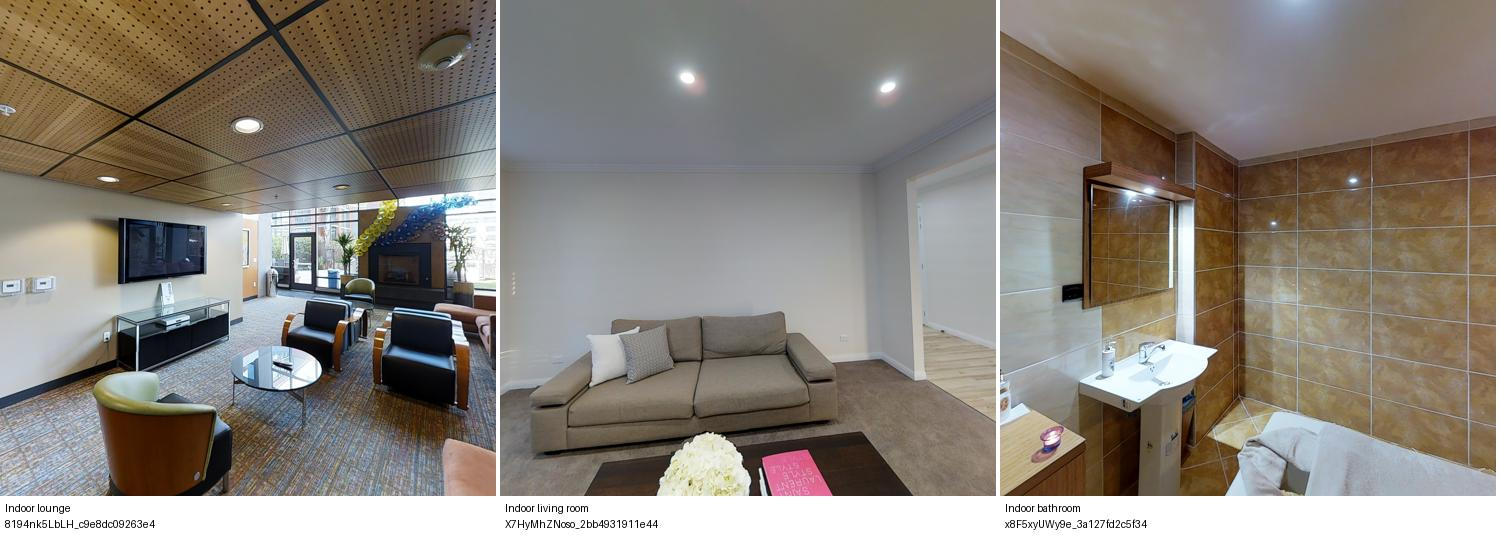
#> input picture world_pipeline/completion/indoor_val3_selected.jpg, 1500 x 540 px
$ python -i audit_global_world_observation.py   (imports and definitions only)
#> lines starting #> are read from the running program, lines starting #| are printed output that depends on the picture
"""Read-only CPU forensics for saved observations/worlds; no inference or cleaning.

Statistical flags are review cues, not automated object existence decisions.
Per-scene visual notes below document manual inspection of the five saved RGBs.
No corrected G_obs or accepted world is produced by this audit.
"""
import argparse
from collections import Counter,defaultdict
from html import escape
import json
import os
from pathlib import Path
import shutil

from PIL import Image,ImageDraw

from ..common import read,write,sha

NOTES = {
 '8194nk5LbLH_c9e8dc09263e4d0da77d16de0ecddd39':
  '45条记录中28条是outlet。obs_018–044沿同一窄竖条延续到地毯底部；末两条完全重复。原图不支持这串插座。obs_017是墙上的可见插座，不能因同类误检而一并删除。',
 'X7HyMhZNoso_2bb4931911e4412cb51f6437a82c5b6c':
  '8条主要实例与图像大体对应，没有等候区那种序列式膨胀。它的全部世界候选仍失败，说明下游失败不能统统归因于观测数量。',
 'x8F5xyUWy9e_3a127fd2c5f34d978cba253145dae7d6':
  '未见同类长序列。浴缸等大件及towel框的实例边界需要复核；soap dish小框也需局部证据。7条并非人工确认的真值数量。',
 'zsNo4HB9uLZ_ead481533f834704bd489d3d44b6a03a':
  '19条包含6个枕头、2个床头柜、2盏灯、2个画框等，数量多本身不足以判错；需要检查小物体身份与三维几何，不能按数量上限压缩。',
 '8194nk5LbLH_ae91518ed77047b3bdeeca864cd04029':
  'obs_009与obs_010是同一远端吧凳的整体/局部框，后者完全包含于前者。前景裁切吧凳的覆盖也需核对；记录条数不能代替实例身份验收。'
}


def overlap(a,b):
    inter=max(0,min(a[2],b[2])-max(a[0],b[0]))*max(0,min(a[3],b[3])-max(a[1],b[1]))
    aa=(a[2]-a[0])*(a[3]-a[1]);bb=(b[2]-b[0])*(b[3]-b[1])
    return dict(iou=inter/(aa+bb-inter),intersection_over_smaller=inter/min(aa,bb),exact=a==b)


def run(source,out):
    source=Path(source).resolve();out=Path(out).resolve();out.mkdir(parents=True,exist_ok=False)
    assets=out/'assets';assets.mkdir();tracked={};scenes=[];cards=[];all_worlds=[]
    def load(path):
        path=Path(path);tracked[str(path)]=sha(path);return read(path)
    def href(path):return os.path.relpath(Path(path).resolve(),out)
    suite=load(source/'suite.json')
    for s in suite['scenes']:
        scene=source/'scenes'/s['id'];obs=scene/'observation';comp=scene/'completion'
        two=load(obs/'qwen/observer2d/G_2d.json');three=load(obs/'qwen/observer3d/G_obs.json')
        native=load(obs/'qwen/observer3d/native_boxes.json');semantic=load(obs/'qwen/observer2d/semantic_audit.json')
        row=dict(scene=s['id'],objects=len(two['objects']),categories=dict(Counter(o['raw_category'] for o in two['objects'])),
            visual_review_note=NOTES.get(s['id'],'Not manually inspected'),nested_same_category=[],same_x_strips=[])
        imported=load(obs/'imported_observation.json') if (obs/'imported_observation.json').exists() else None
        if imported:
            origin=Path(imported['source']);row['imported_from']=str(origin)
            row['same_2d_bytes']=sha(origin/'qwen/observer2d/G_2d.json')==sha(obs/'qwen/observer2d/G_2d.json')
            row['same_3d_bytes']=sha(origin/'qwen/observer3d/G_obs.json')==sha(obs/'qwen/observer3d/G_obs.json')
        objects=two['objects'];groups=defaultdict(list)
        for i,o in enumerate(objects):
            b=o['bbox2d_visible_xyxy_norm']['value'];groups[(o['raw_category'],b[0],b[2])].append(o)
            for previous in objects[:i]:
                if previous['raw_category']!=o['raw_category']:continue
                metric=overlap(previous['bbox2d_visible_xyxy_norm']['value'],b)
                if metric['intersection_over_smaller']>=.95:
                    row['nested_same_category'].append(dict(ids=[previous['track_id'],o['track_id']],category=o['raw_category'],**metric))
        suspicious=set()
        for (category,x0,x1),members in groups.items():
            if len(members)<5:continue
            ids=[o['track_id'] for o in members];suspicious.update(ids)
            row['same_x_strips'].append(dict(category=category,x_interval=[x0,x1],ids=ids,count=len(ids),
                unique_boxes=len({tuple(o['bbox2d_visible_xyxy_norm']['value']) for o in members}),
                scope='statistical_review_flag_not_automatic_rejection'))
        vals=sorted(v['prompt_prediction_iou'] for v in native)
        row['prompt_prediction_iou']=dict(minimum=min(vals) if vals else None,median=vals[len(vals)//2] if vals else None,
            zero=sum(v==0 for v in vals),below_half=sum(v<.5 for v in vals),
            interpretation='prompt_prediction_agreement; not_independent_object_existence_evidence')
        row['upstream_semantic_audit']=semantic
        sid=s['id'];image_path=obs/'input.png';tracked[str(image_path)]=sha(image_path)
        with Image.open(image_path) as im:image=im.convert('RGB')
        for original,label in [(image_path,'rgb'),(obs/'qwen/observer2d/boxes2d.png','boxes2d'),
                               (obs/'views/local_projection.png','boxes3d')]:
            if original.exists():shutil.copyfile(original,assets/(sid+'_'+label+'.png'))
        card='<article><h2>'+escape(sid)+'</h2><p>'+escape(row['visual_review_note'])+'</p>'
        card+='<p>模型记录 '+str(row['objects'])+'；类别 '+escape(json.dumps(row['categories'],ensure_ascii=False))+'</p>'
        card+='<div class="grid"><figure>原图<img src="assets/'+sid+'_rgb.png"></figure><figure>保存的二维预测<img src="assets/'+sid+'_boxes2d.png"></figure></div>'
        if suspicious:
            marked=image.copy();draw=ImageDraw.Draw(marked)
            for o in objects:
                b=o['bbox2d_visible_xyxy_norm']['value'];box=[b[0]*image.width,b[1]*image.height,b[2]*image.width,b[3]*image.height]
                draw.rectangle(box,outline='#cf263a' if o['track_id'] in suspicious else '#777777',width=2)
            marked.save(assets/(sid+'_strip.png'))
            card+='<p>红色：同x坐标的重复类别序列，仅作诊断标记；没有自动删除或导出新观测。</p><img class="medium" src="assets/'+sid+'_strip.png">'
            crop_ids=['obs_017','obs_018','obs_021','obs_028','obs_035','obs_043']
            card+='<div class="crops">'
            for oid in crop_ids:
                o=next((o for o in objects if o['track_id']==oid),None)
                if o is None:continue
                b=o['bbox2d_visible_xyxy_norm']['value'];p=[b[0]*image.width,b[1]*image.height,b[2]*image.width,b[3]*image.height]
                pad=40;l=max(0,int(p[0]-pad));t=max(0,int(p[1]-pad));r=min(image.width,int(p[2]+pad));bottom=min(image.height,int(p[3]+pad))
                crop=image.crop((l,t,r,bottom));d=ImageDraw.Draw(crop);d.rectangle((p[0]-l,p[1]-t,p[2]-l,p[3]-t),outline='#e02030',width=2)
                crop=crop.resize((crop.width*3,crop.height*3),Image.Resampling.LANCZOS)
                name=sid+'_'+oid+'_crop.png';crop.save(assets/name)
                card+='<figure><figcaption>'+escape(oid+' '+o['raw_category'])+'</figcaption><img src="assets/'+name+'"></figure>'
            card+='</div>'
            # A coordinate-envelope ablation, not a cleaned observation graph.
            remaining=[o for o in three['objects'] if o['track_id'] not in suspicious]
            def bottom(o):return o['center_local_m']['value'][1]-o['size_aabb_local_m']['value'][1]/2
            full_min=min(three['objects'],key=bottom);other_min=min(remaining,key=bottom)
            row['envelope_bottom_ablation']=dict(full_bottom_id=full_min['track_id'],full_bottom_m=bottom(full_min),
                without_flagged_strip_bottom_id=other_min['track_id'],without_flagged_strip_bottom_m=bottom(other_min),
                difference_m=bottom(full_min)-bottom(other_min),cleaned_G_obs_exported=False)
            card+='<p>包络下界敏感性（仅数值诊断）：'+escape(json.dumps(row['envelope_bottom_ablation'],ensure_ascii=False))+'</p>'
        card+='<details><summary>三维框与二维提示一致性；嵌套/重复证据</summary>'
        if (assets/(sid+'_boxes3d.png')).exists():card+='<img src="assets/'+sid+'_boxes3d.png">'
        card+='<pre>'+escape(json.dumps(dict(iou=row['prompt_prediction_iou'],nested=row['nested_same_category'],audit=semantic),ensure_ascii=False,indent=2))+'</pre></details>'
        phase=load(scene/'complete_result.json');domain=load(comp/'domain.json')
        row['completion_status']=phase['status'];row['proposed_programs']=[]
        for path in sorted(comp.glob('h*_inventories.json')):
            for p in load(path):
                row['proposed_programs'].append(dict(id=p['id'],objects=len(p['objects']),categories=[o['category'] for o in p['objects']]))
        row['domain_failures']=domain['failures'];row['executable_programs']=sum(len(ps) for ps in domain['programs'].values())
        if (comp/'summary.json').exists():
            summary=load(comp/'summary.json');row.update(accepted=summary['accepted'],draws=summary['attempts'],
                distinct_accepted_programs=summary['distinct_accepted_programs'],mechanism_coverage=summary['mechanism_coverage'])
            unique={}
            for world in summary['results']:
                if world['status']=='accepted_proxy_compatible':unique.setdefault(world['program'],world)
            row['accepted_state_supports']=[]
            for program,w in unique.items():
                folder=comp/('world_'+str(w['index']).zfill(2));state=load(folder/'G_full.json');critic=load(folder/'qwen_compatibility.json')
                floor=state['room_hypothesis']['floor_y']
                new=[dict(id=o['track_id'],category=o['raw_category'],support=o['support'],
                    center_m=o['center_local_m']['value'],size_m=o['size_aabb_local_m']['value'],
                    bottom_minus_hypothesized_floor_m=o['center_local_m']['value'][1]-o['size_aabb_local_m']['value'][1]/2-floor)
                    for o in state['objects'] if o['local_evidence']=='unobserved']
                record=dict(program=program,new=new,critic=critic,state=str(folder/'G_full.json'))
                row['accepted_state_supports'].append(record);all_worlds.append(record)
            card+='<p>导出 '+str(row['accepted'])+'/'+str(row['draws'])+' 次；不同通过程序 '+str(row['distinct_accepted_programs'])
            card+='；保留的H原估计质量 '+format(row['mechanism_coverage']['retained_elicited_mass'],'.3f')+'。上述数字不是语义质量认证。</p>'
            card+='<details><summary>通过世界中的支撑声明及Qwen审查原文</summary><pre>'+escape(json.dumps(row['accepted_state_supports'],ensure_ascii=False,indent=2))+'</pre></details>'
        else:row.update(accepted=0,draws=0,distinct_accepted_programs=0)
        card+='<p><a href="'+href(obs/'qwen/observer2d/G_2d.json')+'">原始二维图</a> · <a href="'+href(comp/'domain.json')+'">候选及失败</a></p>'
        cards.append(card+'</article>');scenes.append(row)
    immutable=all(sha(Path(p))==h for p,h in tracked.items())
    if not immutable:raise AssertionError('Source changed during read-only audit')
    audit=dict(source=str(source),model_called=False,API_used=False,production_code_modified=False,
        source_files_unchanged=immutable,source_sha256=tracked,scenes=scenes,
        proposed_programs=sum(len(s['proposed_programs']) for s in scenes),executable_programs=sum(s['executable_programs'] for s in scenes),
        world_draws=sum(s['draws'] for s in scenes),exported_world_draws=sum(s['accepted'] for s in scenes),
        distinct_exported_programs=sum(s['distinct_accepted_programs'] for s in scenes),
        valid_observation_graph_exported=False,quality_scope='manual_visual_forensics_and_saved_contracts; not_GT_precision_recall_benchmark')
    write(out/'audit.json',audit)
    header='<!doctype html><meta charset="utf-8"><title>003 观测真实性与世界状态审计</title><style>body{font:16px/1.7 system-ui;margin:24px;color:#18232c}article{border-top:1px solid #aaa;padding:16px 0}.grid{display:grid;grid-template-columns:1fr 1fr;gap:16px}figure{margin:0}img{max-width:100%}.medium{max-width:700px}.crops{display:grid;grid-template-columns:repeat(3,1fr);gap:16px}pre{white-space:pre-wrap;overflow-wrap:anywhere}</style>'
    header+='<h1>003 观测真实性与世界状态审计</h1><p>未调用模型，未改动原结果，未输出清洗后的G_obs。红框及统计均为诊断；物体真实性来自原图逐项核对，不以数量或JSON通过判定。</p>'
    header+='<p>五图98条模型预测记录；实际发生24次世界采样并导出，只有7个不同程序。灰沙发客厅在采样前失败。现有通过标记不能视为合理完整世界验收。</p><a href="audit.json">结构化证据与哈希</a>'
    (out/'index.html').write_text(header+''.join(cards))
    print(json.dumps({k:audit[k] for k in ('source_files_unchanged','proposed_programs','executable_programs','world_draws','distinct_exported_programs','model_called')},ensure_ascii=False))
    print(out/'index.html')
    return audit


def main():
    parser=argparse.ArgumentParser(description=__doc__);parser.add_argument('--source',type=Path,required=True);parser.add_argument('--out',type=Path,required=True)
    args=parser.parse_args();run(args.source,args.out)


# [1 line not run here, left out]

>>> import cv2
>>> picture = cv2.imread('indoor_val3_selected.jpg', cv2.IMREAD_GRAYSCALE)
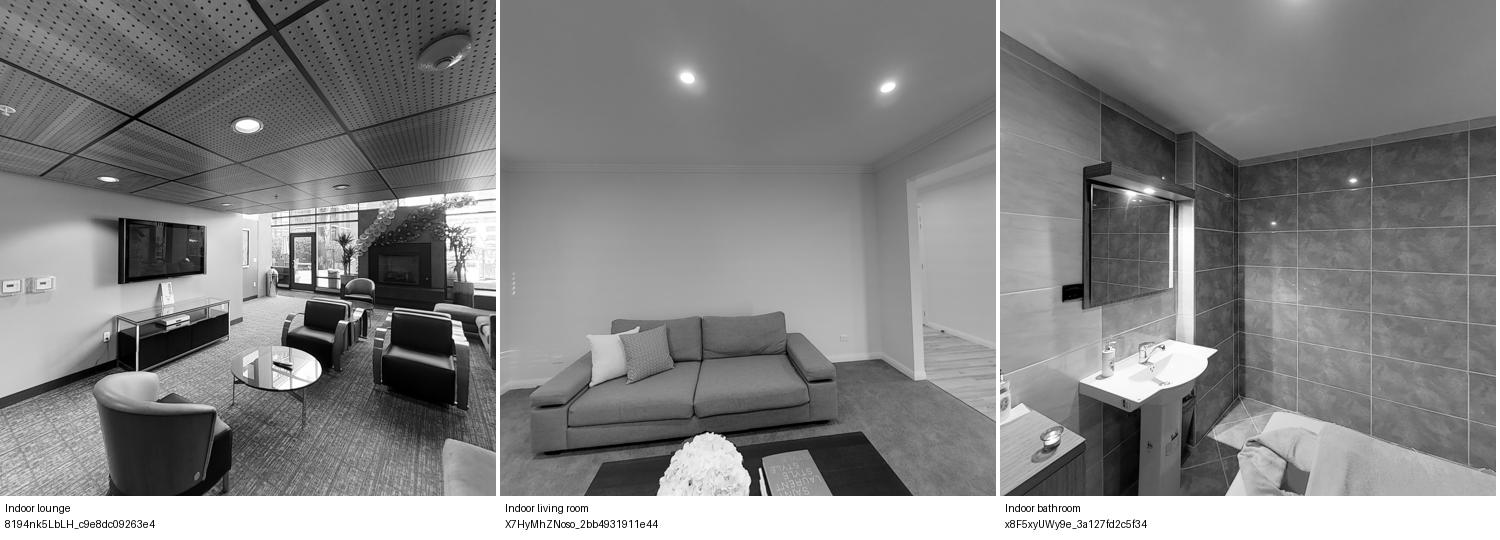
#> picture: shape (540, 1500); min 0, max 255, mean 132.3
>>> result = run(picture, 'out.png')
#> (the run stopped early here; a loop or call above may not have finished)
